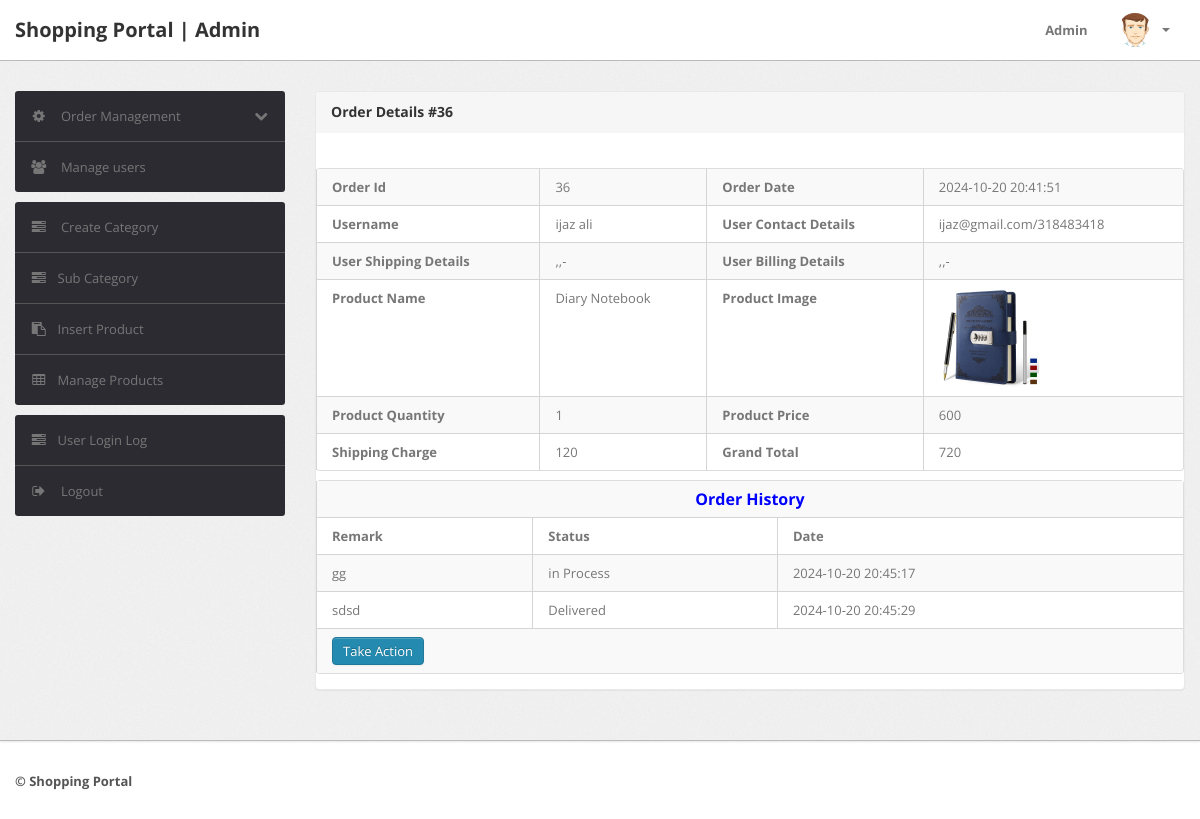
The app's page /shopping/admin/order-details.php?oid=36 (signed in) with its own data.
### tables this page shows
CREATE TABLE `orders` (
  `id` int(11) NOT NULL,
  `userId` int(11) DEFAULT NULL,
  `productId` varchar(255) DEFAULT NULL,
  `quantity` int(11) DEFAULT NULL,
  `orderDate` timestamp NOT NULL DEFAULT current_timestamp(),
  `paymentMethod` varchar(50) DEFAULT NULL,
  `orderStatus` varchar(55) DEFAULT NULL
);

CREATE TABLE `users` (
  `id` int(11) NOT NULL,
  `name` varchar(255) DEFAULT NULL,
  `email` varchar(255) DEFAULT NULL,
  `contactno` bigint(11) DEFAULT NULL,
  `password` varchar(255) DEFAULT NULL,
  `shippingAddress` longtext DEFAULT NULL,
  `shippingState` varchar(255) DEFAULT NULL,
  `shippingCity` varchar(255) DEFAULT NULL,
  `shippingPincode` int(11) DEFAULT NULL,
  `billingAddress` longtext DEFAULT NULL,
  `billingState` varchar(255) DEFAULT NULL,
  `billingCity` varchar(255) DEFAULT NULL,
  `billingPincode` int(11) DEFAULT NULL,
  `regDate` timestamp NOT NULL DEFAULT current_timestamp(),
  `updationDate` varchar(255) DEFAULT NULL
);

CREATE TABLE `products` (
  `id` int(11) NOT NULL,
  `category` int(11) NOT NULL,
  `subCategory` int(11) DEFAULT NULL,
  `productName` varchar(255) DEFAULT NULL,
  `productCompany` varchar(255) DEFAULT NULL,
  `productPrice` int(11) DEFAULT NULL,
  `productPriceBeforeDiscount` int(11) DEFAULT NULL,
  `productDescription` longtext DEFAULT NULL,
  `productImage1` varchar(255) DEFAULT NULL,
  `productImage2` varchar(255) DEFAULT NULL,
  `productImage3` varchar(255) DEFAULT NULL,
  `shippingCharge` int(11) DEFAULT NULL,
  `productAvailability` varchar(255) DEFAULT NULL,
  `postingDate` timestamp NULL DEFAULT current_timestamp(),
  `updationDate` varchar(255) DEFAULT NULL
);

CREATE TABLE `ordertrackhistory` (
  `id` int(11) NOT NULL,
  `orderId` int(11) DEFAULT NULL,
  `status` varchar(255) DEFAULT NULL,
  `remark` mediumtext DEFAULT NULL,
  `postingDate` timestamp NOT NULL DEFAULT current_timestamp()
);

### shopping/admin/order-details.php (the view, shortened to what this page needs)
<?php
if(strlen($_SESSION['alogin'])==0)
	{
header('location:index.php');
}
else{
?>
<!DOCTYPE html>
<html lang="en">
<head>
	<link type="text/css" href="bootstrap/css/bootstrap.min.css" rel="stylesheet">
	<link type="text/css" href="bootstrap/css/bootstrap-responsive.min.css" rel="stylesheet">
	<link type="text/css" href="css/theme.css" rel="stylesheet">
	<link type="text/css" href="images/icons/css/font-awesome.css" rel="stylesheet">
</head>
<body>
<?php include('include/header.php');?>
	<div class="wrapper">
		<div class="container">
			<div class="row">
<?php include('include/sidebar.php');?>
			<div class="span9">
					<div class="content">
	<div class="module">
							<div class="module-head">
								<h3>Order Details #<?php echo intval($_GET['oid']);?></h3>
							</div>
							<div class="module-body table">
									<br />
					<div class="table-responsive">
			<table cellpadding="0" cellspacing="0" border="0" class="datatable-1 table table-bordered table-striped	 display table-responsive" >
<tbody>
<?php
$orderid=intval($_GET['oid']);
$query=mysqli_query($con,"select orders.id as oid,users.name as username,users.email as useremail,users.contactno as usercontact,users.shippingAddress as shippingaddress,users.shippingCity as shippingcity,users.shippingState as shippingstate,users.shippingPincode as shippingpincode,products.productName as productname,products.shippingCharge as shippingcharge,orders.quantity as quantity,orders.orderDate as orderdate,products.productPrice as productprice,billingAddress,billingState,billingCity,billingPincode,products.id as pid,productImage1,shippingcharge from orders join users on  orders.userId=users.id join products on products.id=orders.productId where orders.id='$orderid'");
$cnt=1;
while($row=mysqli_fetch_array($query))
{
?>
										<tr>
											<th>Order Id</th>
											<td><?php echo htmlentities($row['oid']);?></td>
											<th>Order Date</th>
											<td><?php echo htmlentities($row['orderdate']);?></td>
										</tr>
										<tr>
											<th>Username</th>
											<td><?php echo htmlentities($row['username']);?></td>
											<th>User Contact Details</th>
											<td><?php echo htmlentities($row['useremail']);?>/<?php echo htmlentities($row['usercontact']);?></td>
										</tr>
										<tr>
										<th>User Shipping Details</th>
											<td><?php echo htmlentities($row['billingAddress'].",".$row['billingCity'].",".$row['billingState']."-".$row['shippingpincode']);?></td>
												<th>User Billing Details</th>
											<td><?php echo htmlentities($row['shippingaddress'].",".$row['shippingcity'].",".$row['shippingstate']."-".$row['billingPincode']);?></td>
										</tr>
										<tr>
											<th>Product Name</th>
											<td><?php echo htmlentities($row['productname']);?></td>
												<th>Product Image</th>
											<td><img src="productimages/<?php echo htmlentities($row['pid']."/".$row['productImage1']);?>" width="100"></td>
										</tr>
										<tr>
											<th>Product Quantity</th>
											<td><?php echo htmlentities($row['quantity']);?></td>
												<th>Product Price</th>
											<td><?php echo htmlentities($row['productprice']);?></td>
										</tr>
										<tr>
											<th>Shipping Charge</th>
										<td>	<?php echo htmlentities($row['shippingcharge']);?></td>
											<th>Grand Total</th>
											<td><?php echo htmlentities($row['quantity']*$row['productprice']+$row['shippingcharge']);?></td>
										</tr>
										</tbody>
								</table>
								<?php $cnt=$cnt+1; } ?>
<?php
$ret = mysqli_query($con,"SELECT * FROM ordertrackhistory WHERE orderId='$orderid'");
$count=mysqli_num_rows($ret);
?>
			<table cellpadding="0" cellspacing="0" border="0" class="table table-bordered table-striped" style="margin-top:1%;" >
<?php if($count>0){ ?>
	<tr>
		<th colspan="4" style="color:blue; font-size:16px; text-align:center;">Order History</th>
	</tr>
	<tr>
		<th>Remark</th>
		<th>Status</th>
		<th>Date</th>
	</tr>
<?php while($row=mysqli_fetch_array($ret)){?>
      <tr>
      <td><?php echo $row['remark'];?></td>
      <td><?php echo $row['status'];?></td>
      <td><?php echo $row['postingDate'];?></td>
    </tr>
   <?php }} ?>
										<tr>
											<td colspan="4">    <a href="updateorder.php?oid=<?php echo htmlentities($orderid);?>" title="Update order" target="_blank" class="btn btn-primary">Take Action</a>
											</td>
											</tr>
										</table>
							</div>
							</div>
						</div>
					</div>
				</div>
			</div>
		</div>
	</div>
<?php include('include/footer.php');?>
</body>
<?php } ?>

### shopping/admin/css/theme.css (style rules this page uses)
body { font-size: 13px; font-family: 'Open Sans', Arial, sans-serif; background: #fff; color: #777 }
h1, h2, h3, h4, h5, h6 { color: #333; margin-top: 0 }
h3 { font-size: 20px }
.wrapper { background: url(../images/bg.png) #eee; border-bottom: 1px solid #bbb; -webkit-box-shadow: 0 1px 2px rgba(0,0,0,0.1); -moz-box-shadow: 0 1px 2px rgba(0,0,0,0.1); box-shadow: 0 1px 2px rgba(0,0,0,0.1); padding: 30px 0 }
.module { background: #fff; -webkit-border-radius: 3px; -moz-border-radius: 3px; border-radius: 3px; border: 1px solid #ccc; border-bottom-color: #bbb; -webkit-box-shadow: 0 0 1px rgba(0,0,0,0.2); -moz-box-shadow: 0 0 1px rgba(0,0,0,0.2); box-shadow: 0 0 1px rgba(0,0,0,0.2); margin-bottom: 30px }
.btn, .btn-box { -webkit-border-radius: 3px; -moz-border-radius: 3px; border-radius: 3px }
.btn { font-size: 13px; font-weight: 600 }
.btn { display: inline-block; margin-bottom: 0; font-weight: 400; text-align: center; vertical-align: middle; cursor: pointer; background-image: none; border: 1px solid transparent; white-space: nowrap; padding: 4px 10px; font-size: 13px; line-height: 1.42857; border-radius: 4px; -webkit-user-select: none; -moz-user-select: none; -ms-user-select: none; user-select: none }
.btn-primary { color: #fff; background-color: #248aaf; border-color: #20799a }
.table { margin-bottom: 0 }
.table th, .table td { border-color: #d5d5d5!important }
.table-bordered thead:first-child tr:first-child>th:last-child, .table-bordered tbody:first-child tr:first-child>td:last-child { -webkit-border-top-right-radius: 2px; -moz-border-radius-topright: 2px; border-top-right-radius: 2px }
.table-bordered thead:last-child tr:last-child>th:first-child, .table-bordered tbody:last-child tr:last-child>td:first-child, .table-bordered tfoot:last-child tr:last-child>td:first-child { -webkit-border-bottom-left-radius: 2px; -moz-border-radius-bottomleft: 2px; border-bottom-left-radius: 2px }
.table-bordered thead:last-child tr:last-child>th:last-child, .table-bordered tbody:last-child tr:last-child>td:last-child, .table-bordered tfoot:last-child tr:last-child>td:last-child { -webkit-border-bottom-right-radius: 2px; -moz-border-radius-bottomright: 2px; border-bottom-right-radius: 2px }
.module { box-shadow: 0 0 3px rgba(0,0,0,.1); border-color: #e9e9e9; margin-bottom: 20px; background-color: #fff; border-radius: 4px; -webkit-box-shadow: 0 1px 1px rgba(0,0,0,.05); box-shadow: 0 1px 1px rgba(0,0,0,.05); }
.module-head { color: #767676; background-color: #f6f6f6; border-color: #e9e9e9; padding: 10px 15px; border-bottom: 1px solid transparent; border-top-right-radius: 3px; border-top-left-radius: 3px; }
.module-head h3 { font-size: 14px; line-height: 20px; height: 20px; margin: 0 }
.module-body { padding: 15px }
.module-body.table { padding: 15px 0 }
.module-body.table .table th, .module-body.table .table td { padding-left: 15px; padding-right: 15px }

### records on screen
orders: id "36", orderDate "2024-10-20 20:41:51", userId.name "ijaz ali", userId.email "ijaz@gmail.com", userId.contactno "318483418", userId.shippingPincode ",,-", userId.billingPincode ",,-", productId.productName "Diary Notebook", productId.productImage1 (picture), quantity "1", productId.productPrice "600", productId.shippingCharge "120", $row['quantity']*$row['productprice']+$row['shippingcharge'] "720"
ordertrackhistory: remark "gg", status "in Process", postingDate "2024-10-20 20:45:17"
ordertrackhistory: remark "sdsd", status "Delivered", postingDate "2024-10-20 20:45:29"

### other values on screen
$_GET['oid'] "36"
